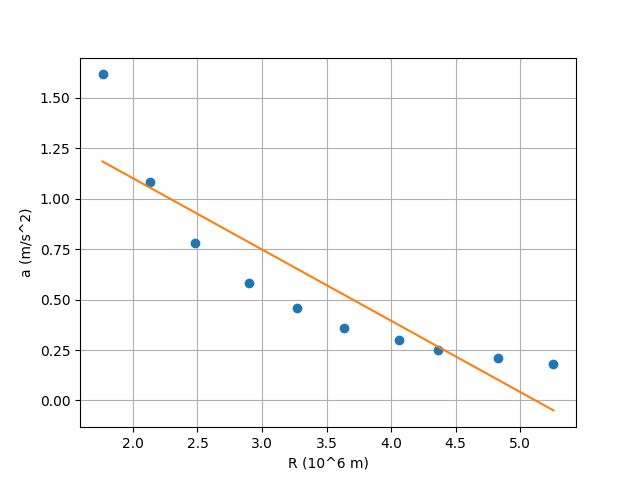

Generate this figure with Python:
import numpy as np
import matplotlib.pyplot as plt

R = np.array([1.765,2.135,2.482,2.900,3.274,3.636,4.057,4.366,4.826,5.257])
a = np.array([1.617,1.081,0.7807,0.5835,0.4591,0.3605,0.3021,0.2502,0.2093,0.1800])

def regLin(x,y):
    x2=x**2
    y2=y**2
    xy=x*y
    n=x.size

    sx=x.sum()
    sy=y.sum()
    sxy=xy.sum()
    sx2=x2.sum()
    sy2=y2.sum()

    m=(n*sxy-sx*sy)/(n*sx2-(sx**2))
    b=(sx2*sy-sx*sxy)/(n*sx2-(sx**2))
    
    r2n=n*sxy-sx*sy
    r2d1=n*sx2-(sx**2)
    r2d2=n*sy2-(sy**2)
    r2=(r2n**2) / (r2d1*r2d2)
    
    varM=abs(m)*np.sqrt( ((1/r2)-1)/(n-2) )
    varB = varM*np.sqrt(sx2/n)
    return m,b,r2,varM,varB

values = regLin(R,a)
m = values[0]
b = values[1]
r2 = values[2]
varM = values[3]
varB = values[4]

print("m = {} +/- {}".format(m,varM))
print("b = {} +/- {}".format(b,varB))
print("r^2 =", r2)

plt.xlabel("R (10^6 m)")
plt.ylabel("a (m/s^2)")
plt.plot(R,a,"o")
plt.plot(R,m*R+b)
plt.grid()
plt.show()
